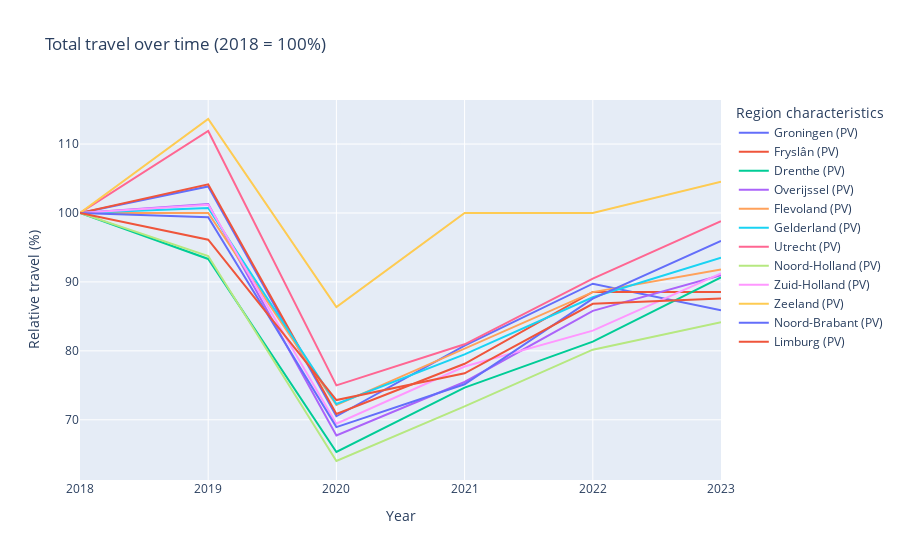

Notebook code cell kept with this figure:
### Markdown cell above
### Graph: Are there significant differences in the degree of recovery between provinces in the Netherlands?

### Code cell
# Defining the provinces as regions
regions = ['Fryslân (PV)', 'Groningen (PV)', 'Drenthe (PV)', 'Overijssel (PV)',
           'Flevoland (PV)', 'Gelderland (PV)', 'Utrecht (PV)', 'Noord-Holland (PV)',
           'Zuid-Holland (PV)', 'Zeeland (PV)', 'Noord-Brabant (PV)', 'Limburg (PV)']

#Define data_selectd as the travel per region (PV)
data_selected = (
    df_pres.loc[lambda d: (d['Modes of travel'] == 'Total') & (d['Region characteristics'].isin(regions))]
           .assign(Periods=lambda d: pd.to_numeric(d['Periods'], errors='coerce'))
           .copy()
)

#Set the baseline at the height of 2018, and transform the data selected accordingly
baseline = data_selected.loc[data_selected['Periods'] == 2018].set_index('Region characteristics')['Total travel']
data_selected['Relative travel (%)'] = data_selected['Total travel'] / data_selected['Region characteristics'].map(baseline) * 100

#create the lineplot for data_selected
fig3 = px.line(
    data_selected,
    x='Periods', y='Relative travel (%)', color='Region characteristics',
    title='Total travel over time (2018 = 100%)'
)
fig3.update_layout(xaxis_title='Year', yaxis_title='Relative travel (%)')
fig3.show()

### Figure 1 — Plotly figure (JSON) as saved in the notebook; plotly's stock layout.template omitted (floating-point values rounded to 4 significant figures)
{"data": [{"hovertemplate": "Region characteristics=Groningen (PV)<br>Periods=%{x}<br>Relative travel (%)=%{y}<extra></extra>", "legendgroup": "Groningen (PV)", "line": {"color": "#636efa", "dash": "solid"}, "marker": {"symbol": "circle"}, "mode": "lines", "name": "Groningen (PV)", "orientation": "v", "showlegend": true, "type": "scatter", "x": [2018, 2019, 2020, 2021, 2022, 2023], "xaxis": "x", "y": [100.0, 103.8, 70.51, 80.77, 89.74, 85.9], "yaxis": "y"}, {"hovertemplate": "Region characteristics=Fryslân (PV)<br>Periods=%{x}<br>Relative travel (%)=%{y}<extra></extra>", "legendgroup": "Fryslân (PV)", "line": {"color": "#EF553B", "dash": "solid"}, "marker": {"symbol": "circle"}, "mode": "lines", "name": "Fryslân (PV)", "orientation": "v", "showlegend": true, "type": "scatter", "x": [2018, 2019, 2020, 2021, 2022, 2023], "xaxis": "x", "y": [100.0, 104.2, 70.83, 78.12, 88.54, 88.54], "yaxis": "y"}, {"hovertemplate": "Region characteristics=Drenthe (PV)<br>Periods=%{x}<br>Relative travel (%)=%{y}<extra></extra>", "legendgroup": "Drenthe (PV)", "line": {"color": "#00cc96", "dash": "solid"}, "marker": {"symbol": "circle"}, "mode": "lines", "name": "Drenthe (PV)", "orientation": "v", "showlegend": true, "type": "scatter", "x": [2018, 2019, 2020, 2021, 2022, 2023], "xaxis": "x", "y": [100.0, 93.33, 65.33, 74.67, 81.33, 90.67], "yaxis": "y"}, {"hovertemplate": "Region characteristics=Overijssel (PV)<br>Periods=%{x}<br>Relative travel (%)=%{y}<extra></extra>", "legendgroup": "Overijssel (PV)", "line": {"color": "#ab63fa", "dash": "solid"}, "marker": {"symbol": "circle"}, "mode": "lines", "name": "Overijssel (PV)", "orientation": "v", "showlegend": true, "type": "scatter", "x": [2018, 2019, 2020, 2021, 2022, 2023], "xaxis": "x", "y": [100.0, 101.3, 67.74, 75.48, 85.81, 90.97], "yaxis": "y"}, {"hovertemplate": "Region characteristics=Flevoland (PV)<br>Periods=%{x}<br>Relative travel (%)=%{y}<extra></extra>", "legendgroup": "Flevoland (PV)", "line": {"color": "#FFA15A", "dash": "solid"}, "marker": {"symbol": "circle"}, "mode": "lines", "name": "Flevoland (PV)", "orientation": "v", "showlegend": true, "type": "scatter", "x": [2018, 2019, 2020, 2021, 2022, 2023], "xaxis": "x", "y": [100.0, 100.0, 72.13, 80.33, 88.52, 91.8], "yaxis": "y"}, {"hovertemplate": "Region characteristics=Gelderland (PV)<br>Periods=%{x}<br>Relative travel (%)=%{y}<extra></extra>", "legendgroup": "Gelderland (PV)", "line": {"color": "#19d3f3", "dash": "solid"}, "marker": {"symbol": "circle"}, "mode": "lines", "name": "Gelderland (PV)", "orientation": "v", "showlegend": true, "type": "scatter", "x": [2018, 2019, 2020, 2021, 2022, 2023], "xaxis": "x", "y": [100.0, 100.7, 72.3, 79.5, 87.77, 93.53], "yaxis": "y"}, {"hovertemplate": "Region characteristics=Utrecht (PV)<br>Periods=%{x}<br>Relative travel (%)=%{y}<extra></extra>", "legendgroup": "Utrecht (PV)", "line": {"color": "#FF6692", "dash": "solid"}, "marker": {"symbol": "circle"}, "mode": "lines", "name": "Utrecht (PV)", "orientation": "v", "showlegend": true, "type": "scatter", "x": [2018, 2019, 2020, 2021, 2022, 2023], "xaxis": "x", "y": [100.0, 111.9, 75.0, 80.95, 90.48, 98.81], "yaxis": "y"}, {"hovertemplate": "Region characteristics=Noord-Holland (PV)<br>Periods=%{x}<br>Relative travel (%)=%{y}<extra></extra>", "legendgroup": "Noord-Holland (PV)", "line": {"color": "#B6E880", "dash": "solid"}, "marker": {"symbol": "circle"}, "mode": "lines", "name": "Noord-Holland (PV)", "orientation": "v", "showlegend": true, "type": "scatter", "x": [2018, 2019, 2020, 2021, 2022, 2023], "xaxis": "x", "y": [100.0, 93.77, 64.02, 71.95, 80.17, 84.14], "yaxis": "y"}, {"hovertemplate": "Region characteristics=Zuid-Holland (PV)<br>Periods=%{x}<br>Relative travel (%)=%{y}<extra></extra>", "legendgroup": "Zuid-Holland (PV)", "line": {"color": "#FF97FF", "dash": "solid"}, "marker": {"symbol": "circle"}, "mode": "lines", "name": "Zuid-Holland (PV)", "orientation": "v", "showlegend": true, "type": "scatter", "x": [2018, 2019, 2020, 2021, 2022, 2023], "xaxis": "x", "y": [100.0, 101.2, 69.43, 77.73, 82.94, 91.23], "yaxis": "y"}, {"hovertemplate": "Region characteristics=Zeeland (PV)<br>Periods=%{x}<br>Relative travel (%)=%{y}<extra></extra>", "legendgroup": "Zeeland (PV)", "line": {"color": "#FECB52", "dash": "solid"}, "marker": {"symbol": "circle"}, "mode": "lines", "name": "Zeeland (PV)", "orientation": "v", "showlegend": true, "type": "scatter", "x": [2018, 2019, 2020, 2021, 2022, 2023], "xaxis": "x", "y": [100.0, 113.6, 86.36, 100.0, 100.0, 104.5], "yaxis": "y"}, {"hovertemplate": "Region characteristics=Noord-Brabant (PV)<br>Periods=%{x}<br>Relative travel (%)=%{y}<extra></extra>", "legendgroup": "Noord-Brabant (PV)", "line": {"color": "#636efa", "dash": "solid"}, "marker": {"symbol": "circle"}, "mode": "lines", "name": "Noord-Brabant (PV)", "orientation": "v", "showlegend": true, "type": "scatter", "x": [2018, 2019, 2020, 2021, 2022, 2023], "xaxis": "x", "y": [100.0, 99.38, 68.94, 75.16, 87.58, 95.96], "yaxis": "y"}, {"hovertemplate": "Region characteristics=Limburg (PV)<br>Periods=%{x}<br>Relative travel (%)=%{y}<extra></extra>", "legendgroup": "Limburg (PV)", "line": {"color": "#EF553B", "dash": "solid"}, "marker": {"symbol": "circle"}, "mode": "lines", "name": "Limburg (PV)", "orientation": "v", "showlegend": true, "type": "scatter", "x": [2018, 2019, 2020, 2021, 2022, 2023], "xaxis": "x", "y": [100.0, 96.12, 72.87, 76.74, 86.82, 87.6], "yaxis": "y"}], "layout": {"legend": {"title": {"text": "Region characteristics"}, "tracegroupgap": 0}, "title": {"text": "Total travel over time (2018 = 100%)"}, "xaxis": {"anchor": "y", "domain": [0, 1], "title": {"text": "Year"}}, "yaxis": {"anchor": "x", "domain": [0, 1], "title": {"text": "Relative travel (%)"}}}}
